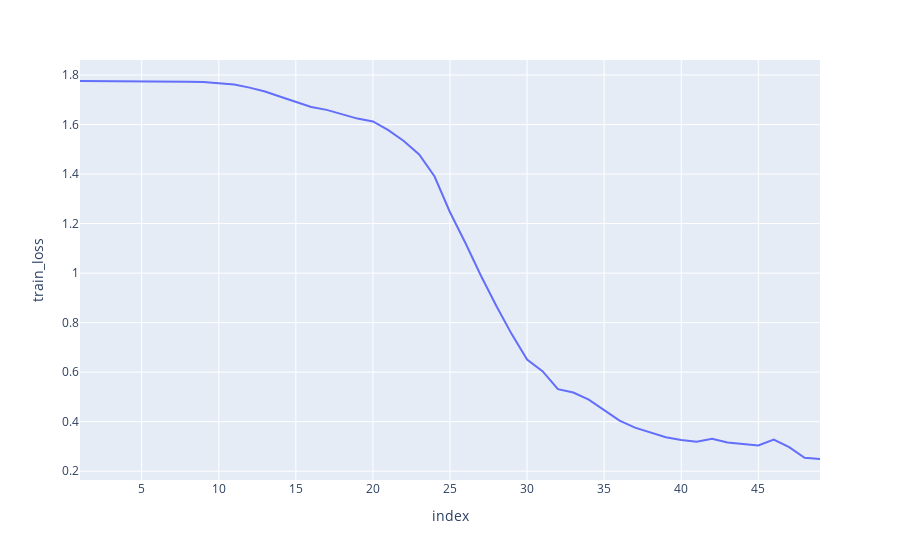
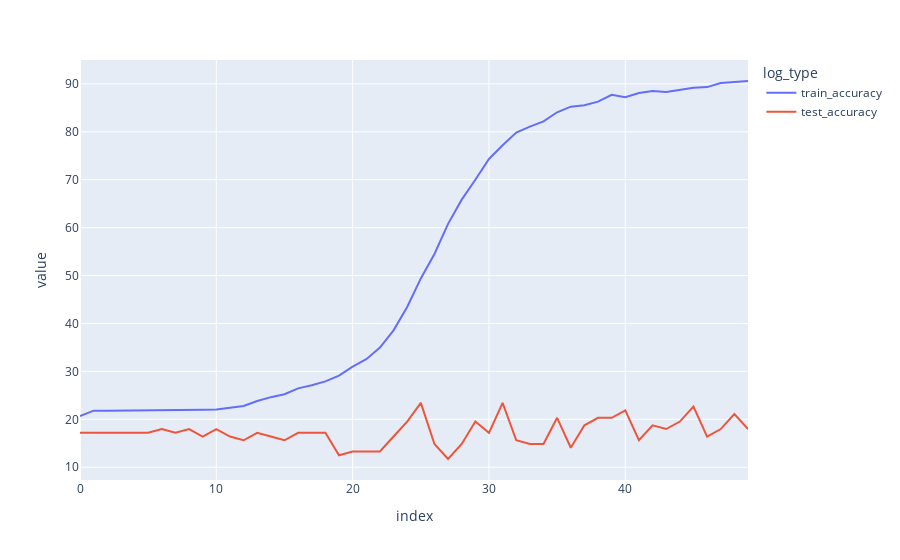
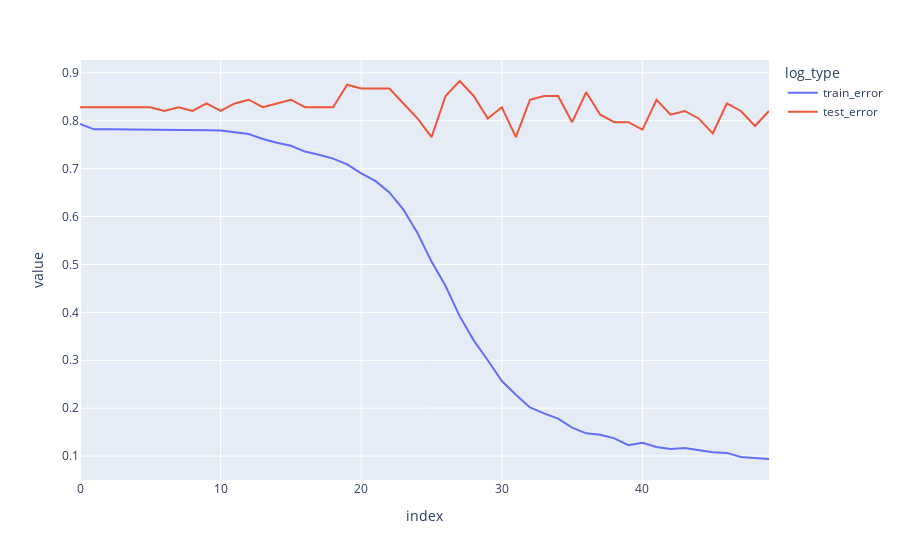

Write notebook code for charts like these, in order.
### Code cell
import plotly.express as px
log_df = pd.DataFrame.from_dict(log)
log_df = log_df.reset_index()
fig = px.line(log_df.iloc[1:], x="index", y="train_loss")
fig.show()
type = "accuracy"
df1 = log_df[['index', f"train_{type}", f"test_{type}"]].melt(id_vars=['index'], var_name='log_type')
fig = px.line(df1, x="index", y="value", color='log_type')
fig.show()

type = "error"
df1 = log_df[['index', f"train_{type}", f"test_{type}"]].melt(id_vars=['index'], var_name='log_type')
fig = px.line(df1, x="index", y="value", color='log_type')
fig.show()

### Figure 1 — Plotly figure (JSON) as saved in the notebook; plotly's stock layout.template omitted (floating-point values rounded to 4 significant figures)
{"data": [{"hovertemplate": "index=%{x}<br>train_loss=%{y}<extra></extra>", "legendgroup": "", "line": {"color": "#636efa", "dash": "solid"}, "marker": {"symbol": "circle"}, "mode": "lines", "name": "", "orientation": "v", "showlegend": false, "type": "scatter", "x": [1, 2, 3, 4, 5, 6, 7, 8, 9, 10, 11, 12, 13, 14, 15, 16, 17, 18, 19, 20, 21, 22, 23, 24, 25, 26, 27, 28, 29, 30, 31, 32, 33, 34, 35, 36, 37, 38, 39, 40, 41, 42, 43, 44, 45, 46, 47, 48, 49], "xaxis": "x", "y": [1.776, 1.776, 1.775, 1.775, 1.775, 1.774, 1.774, 1.772, 1.772, 1.768, 1.762, 1.749, 1.733, 1.712, 1.691, 1.671, 1.659, 1.641, 1.624, 1.612, 1.577, 1.534, 1.479, 1.39, 1.246, 1.121, 0.9904, 0.8684, 0.7536, 0.6511, 0.6041, 0.5313, 0.5176, 0.4887, 0.4463, 0.404, 0.3761, 0.3562, 0.3369, 0.3261, 0.3187, 0.3311, 0.3155, 0.3097, 0.304, 0.328, 0.2969, 0.2539, 0.2492], "yaxis": "y"}], "layout": {"legend": {"tracegroupgap": 0}, "margin": {"t": 60}, "xaxis": {"anchor": "y", "domain": [0, 1], "title": {"text": "index"}}, "yaxis": {"anchor": "x", "domain": [0, 1], "title": {"text": "train_loss"}}}}

### Figure 2 — Plotly figure (JSON) as saved in the notebook; plotly's stock layout.template omitted (floating-point values rounded to 4 significant figures)
{"data": [{"hovertemplate": "log_type=train_accuracy<br>index=%{x}<br>value=%{y}<extra></extra>", "legendgroup": "train_accuracy", "line": {"color": "#636efa", "dash": "solid"}, "marker": {"symbol": "circle"}, "mode": "lines", "name": "train_accuracy", "orientation": "v", "showlegend": true, "type": "scatter", "x": [0, 1, 2, 3, 4, 5, 6, 7, 8, 9, 10, 11, 12, 13, 14, 15, 16, 17, 18, 19, 20, 21, 22, 23, 24, 25, 26, 27, 28, 29, 30, 31, 32, 33, 34, 35, 36, 37, 38, 39, 40, 41, 42, 43, 44, 45, 46, 47, 48, 49], "xaxis": "x", "y": [20.7, 21.81, 21.81, 21.83, 21.81, 21.81, 21.86, 21.82, 21.83, 21.99, 22.07, 22.39, 22.78, 23.83, 24.62, 25.23, 26.45, 27.11, 27.92, 29.11, 31.0, 32.56, 34.96, 38.56, 43.45, 49.4, 54.5, 60.79, 65.84, 69.99, 74.32, 77.18, 79.82, 81.07, 82.18, 84.07, 85.24, 85.54, 86.29, 87.73, 87.2, 88.09, 88.49, 88.33, 88.77, 89.21, 89.32, 90.17, 90.41, 90.6], "yaxis": "y"}, {"hovertemplate": "log_type=test_accuracy<br>index=%{x}<br>value=%{y}<extra></extra>", "legendgroup": "test_accuracy", "line": {"color": "#EF553B", "dash": "solid"}, "marker": {"symbol": "circle"}, "mode": "lines", "name": "test_accuracy", "orientation": "v", "showlegend": true, "type": "scatter", "x": [0, 1, 2, 3, 4, 5, 6, 7, 8, 9, 10, 11, 12, 13, 14, 15, 16, 17, 18, 19, 20, 21, 22, 23, 24, 25, 26, 27, 28, 29, 30, 31, 32, 33, 34, 35, 36, 37, 38, 39, 40, 41, 42, 43, 44, 45, 46, 47, 48, 49], "xaxis": "x", "y": [17.19, 17.19, 17.19, 17.19, 17.19, 17.19, 17.97, 17.19, 17.97, 16.41, 17.97, 16.41, 15.62, 17.19, 16.41, 15.62, 17.19, 17.19, 17.19, 12.5, 13.28, 13.28, 13.28, 16.41, 19.53, 23.44, 14.84, 11.72, 14.84, 19.53, 17.19, 23.44, 15.62, 14.84, 14.84, 20.31, 14.06, 18.75, 20.31, 20.31, 21.88, 15.62, 18.75, 17.97, 19.53, 22.66, 16.41, 17.97, 21.09, 17.97], "yaxis": "y"}], "layout": {"legend": {"title": {"text": "log_type"}, "tracegroupgap": 0}, "margin": {"t": 60}, "xaxis": {"anchor": "y", "domain": [0, 1], "title": {"text": "index"}}, "yaxis": {"anchor": "x", "domain": [0, 1], "title": {"text": "value"}}}}

### Figure 3 — Plotly figure (JSON) as saved in the notebook; plotly's stock layout.template omitted (floating-point values rounded to 4 significant figures)
{"data": [{"hovertemplate": "log_type=train_error<br>index=%{x}<br>value=%{y}<extra></extra>", "legendgroup": "train_error", "line": {"color": "#636efa", "dash": "solid"}, "marker": {"symbol": "circle"}, "mode": "lines", "name": "train_error", "orientation": "v", "showlegend": true, "type": "scatter", "x": [0, 1, 2, 3, 4, 5, 6, 7, 8, 9, 10, 11, 12, 13, 14, 15, 16, 17, 18, 19, 20, 21, 22, 23, 24, 25, 26, 27, 28, 29, 30, 31, 32, 33, 34, 35, 36, 37, 38, 39, 40, 41, 42, 43, 44, 45, 46, 47, 48, 49], "xaxis": "x", "y": [0.793, 0.7819, 0.7819, 0.7817, 0.7819, 0.7819, 0.7814, 0.7818, 0.7817, 0.7801, 0.7793, 0.7761, 0.7722, 0.7617, 0.7538, 0.7477, 0.7355, 0.7289, 0.7208, 0.7089, 0.69, 0.6744, 0.6504, 0.6144, 0.5655, 0.506, 0.455, 0.3921, 0.3416, 0.3001, 0.2568, 0.2282, 0.2018, 0.1893, 0.1782, 0.1593, 0.1476, 0.1446, 0.1371, 0.1227, 0.128, 0.1191, 0.1151, 0.1167, 0.1123, 0.1079, 0.1068, 0.0983, 0.09587, 0.09401], "yaxis": "y"}, {"hovertemplate": "log_type=test_error<br>index=%{x}<br>value=%{y}<extra></extra>", "legendgroup": "test_error", "line": {"color": "#EF553B", "dash": "solid"}, "marker": {"symbol": "circle"}, "mode": "lines", "name": "test_error", "orientation": "v", "showlegend": true, "type": "scatter", "x": [0, 1, 2, 3, 4, 5, 6, 7, 8, 9, 10, 11, 12, 13, 14, 15, 16, 17, 18, 19, 20, 21, 22, 23, 24, 25, 26, 27, 28, 29, 30, 31, 32, 33, 34, 35, 36, 37, 38, 39, 40, 41, 42, 43, 44, 45, 46, 47, 48, 49], "xaxis": "x", "y": [0.8281, 0.8281, 0.8281, 0.8281, 0.8281, 0.8281, 0.8203, 0.8281, 0.8203, 0.8359, 0.8203, 0.8359, 0.8438, 0.8281, 0.8359, 0.8438, 0.8281, 0.8281, 0.8281, 0.875, 0.8672, 0.8672, 0.8672, 0.8359, 0.8047, 0.7656, 0.8516, 0.8828, 0.8516, 0.8047, 0.8281, 0.7656, 0.8438, 0.8516, 0.8516, 0.7969, 0.8594, 0.8125, 0.7969, 0.7969, 0.7812, 0.8438, 0.8125, 0.8203, 0.8047, 0.7734, 0.8359, 0.8203, 0.7891, 0.8203], "yaxis": "y"}], "layout": {"legend": {"title": {"text": "log_type"}, "tracegroupgap": 0}, "margin": {"t": 60}, "xaxis": {"anchor": "y", "domain": [0, 1], "title": {"text": "index"}}, "yaxis": {"anchor": "x", "domain": [0, 1], "title": {"text": "value"}}}}
